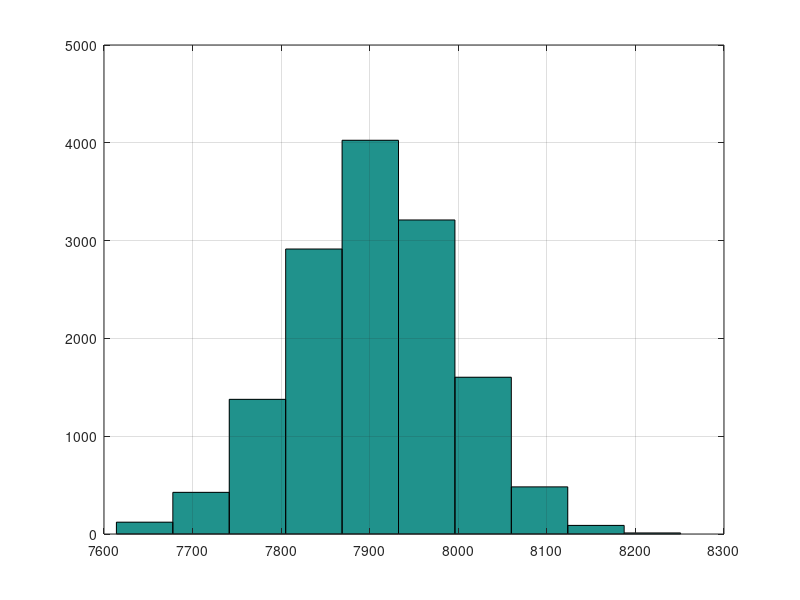

Reproduce this figure in MATLAB.
clear; close all; clc;
data=csvread('OCD_DET_CSV.txt');
% data=csvread('111.txt');

UpLimit   = 8438;
DownLimit = 7701;
spec_mean=(UpLimit+DownLimit)/2;

pass=data;
k1=find(pass>UpLimit);
pass(k1)=[];
k2=find(pass<DownLimit);
low=pass(k2);
pass(k2)=[];
hist(data);
grid on

data_mean=mean(data);
data_std=std(data);

